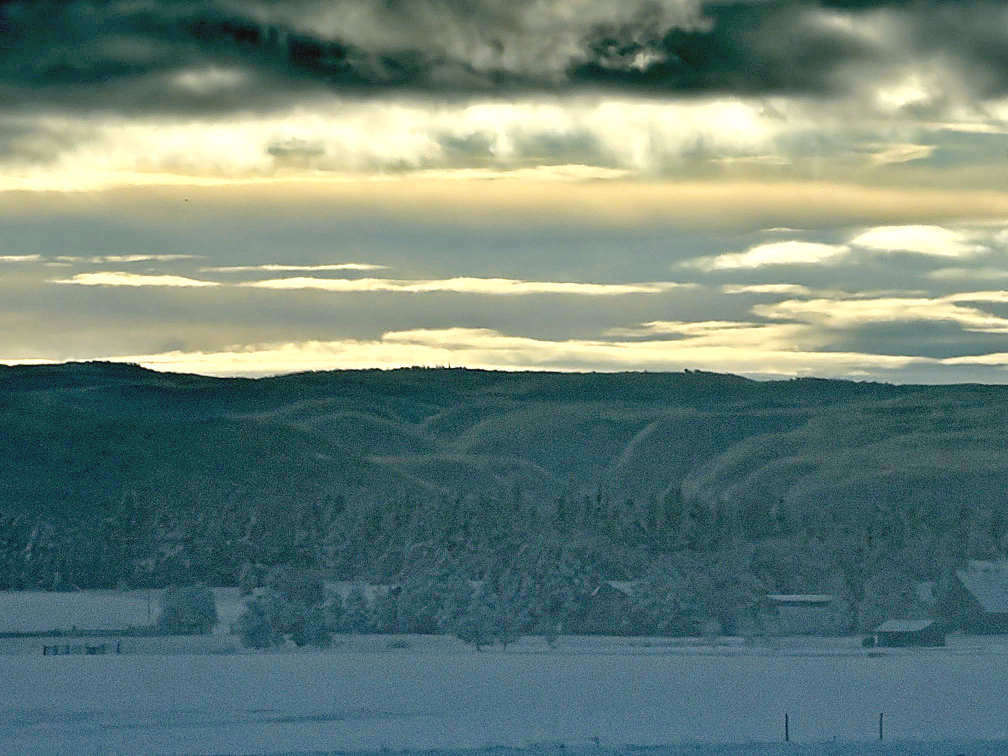
#> input picture source-photos/enhanced/IMG_6542.jpg, 2016 x 1512 px, given in place of a7086ccb-image.jpg, which was not available (shown at 1/2 size)
$ python enhance.py
#> lines starting #> are read from the running program, lines starting #| are printed output that depends on the picture
import numpy as np
from PIL import Image, ImageFilter, ImageEnhance
S='/tmp/claude-0/-home-user/35f3b3df-cdc4-5031-b9e3-0b040b98a261/scratchpad/enh/'
U='/root/.claude/uploads/35f3b3df-cdc4-5031-b9e3-0b040b98a261/'

def box(a,r):
    # mean filter with radius r via cumulative sums (edge-padded)
    k=2*r+1
    p=np.pad(a,((r,r),(r,r))+((0,0),)*(a.ndim-2),mode='edge')
    c=np.cumsum(np.cumsum(p,0),1)
    c=np.pad(c,((1,0),(1,0))+((0,0),)*(a.ndim-2))
    s=c[k:,k:]-c[:-k,k:]-c[k:,:-k]+c[:-k,:-k]
    return s/(k*k)

def minfilter(a,r):
    k=2*r+1
    p=np.pad(a,r,mode='edge')
    from numpy.lib.stride_tricks import sliding_window_view as sw
    return sw(p,(k,k)).min(axis=(2,3))

def guided(I,p,r,eps):
    mI=box(I,r); mp=box(p,r); cIp=box(I*p,r)-mI*mp; vI=box(I*I,r)-mI*mI
    a=cIp/(vI+eps); b=mp-a*mI
    return box(a,r)*I+box(b,r)

def dehaze(img,omega=0.75,t0=0.35,patch=7):
    h,w,_=img.shape
    sm=np.asarray(Image.fromarray((img*255).astype(np.uint8)).resize((w//4,h//4),Image.BILINEAR),dtype=np.float32)/255
    dark=minfilter(sm.min(2),patch)
    n=max(1,int(dark.size*0.001)); idx=np.argsort(dark.ravel())[-n:]
    A=sm.reshape(-1,3)[idx].mean(0); A=np.clip(A,0.5,0.97)
    t=1-omega*minfilter((sm/A).min(2),patch)
    gray=sm.mean(2)
    t=guided(gray,t,12,1e-3)
    t=np.asarray(Image.fromarray(t.astype(np.float32)).resize((w,h),Image.BICUBIC))
    t=np.clip(t,t0,1)[...,None]
    return np.clip((img-A)/t+A,0,1)

def enhance(src,out,omega=0.75,gamma=0.88,sat=1.25,clarity=0.55,sharp=(1.6,140,2),wb=0.6,lo=0.4,hi=99.6):
#> called with src = 'a7086ccb-image.jpg', out = 'IMG_6543.jpg', omega = 0.75, gamma = 0.88, sat = 1.25, clarity = 0.55, sharp = (1.6, 140, 2), wb = 0.6
    im=np.asarray(Image.open(U+src).convert('RGB'),dtype=np.float32)/255
    im=dehaze(im,omega=omega)
#> in minfilter, `return sw(p,(k,k)).min(axis=(2,3))`:
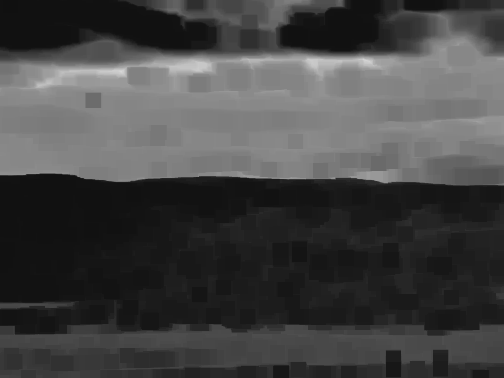
#> returned value: shape (378, 504) float32; min 0.0627, max 0.843, mean 0.268
#> in dehaze, `idx = np.argsort(dark.ravel())[-n:]`: idx = 190 values, max 36915 at index 136, min 30044 at index 119, mean 33366.3
#> in dehaze, `A = sm.reshape(-1, 3)[idx].mean(0)`: A = [0.999, 0.998, 0.896]
#> in dehaze, `A = np.clip(A, 0.5, 0.97)`: A = [0.97, 0.97, 0.896]
#> in guided, `cIp = box(I * p, r) - mI * mp`:
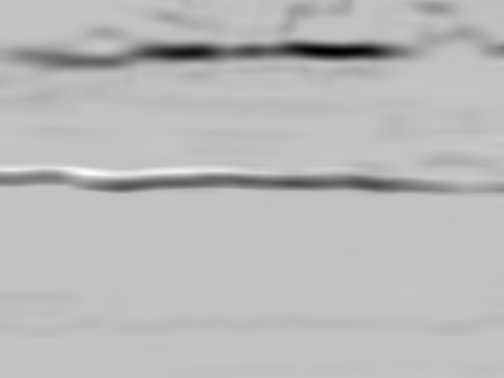
#> cIp: shape (378, 504) float32; min -0.061, max 0.019, mean -0.00266; drawn with min black and max white
#> in guided, `vI = box(I * I, r) - mI * mI`:
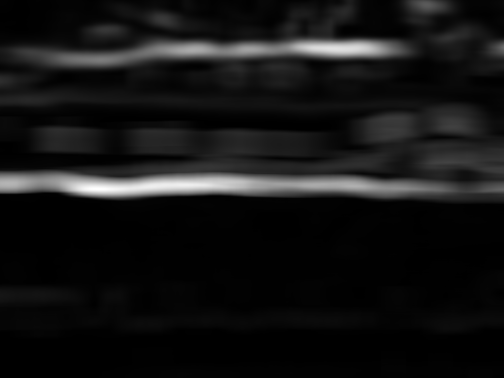
#> vI: shape (378, 504) float32; min -6.9e-06, max 0.132, mean 0.0107; drawn with min black and max white
#> in guided, `a = cIp / (vI + eps)`:
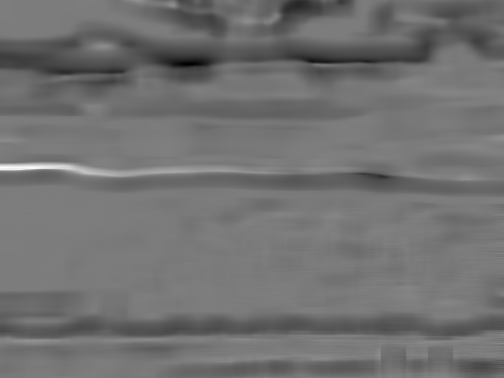
#> a: shape (378, 504) float32; min -1.55, max 1.61, mean -0.141; drawn with min black and max white
#> in box (call 5), `c=np.cumsum(np.cumsum(p,0),1)`:
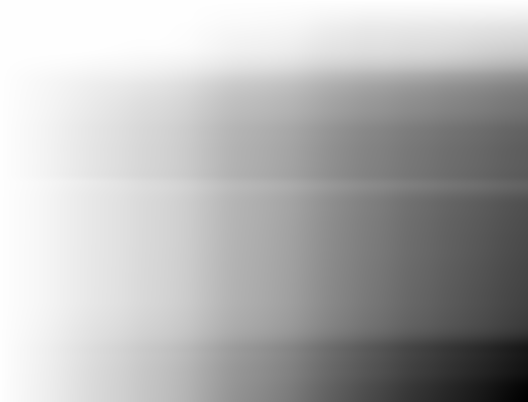
#> c: shape (402, 528) float32; min -29642.8, max 28.15, mean -8796.4; drawn with min black and max white
#> in box (call 5), `s=c[k:,k:]-c[:-k,k:]-c[k:,:-k]+c[:-k,:-k]`:
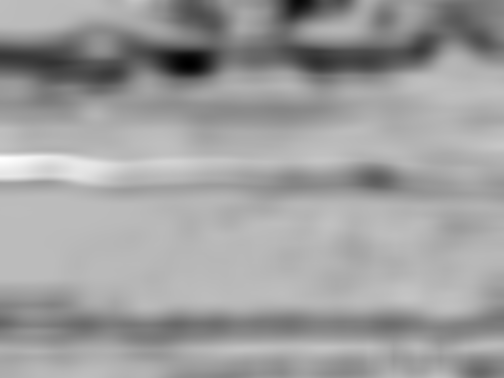
#> s: shape (378, 504) float32; min -570.1, max 203.6, mean -87.5; drawn with min black and max white
#> in box (call 6), `k=2*r+1`: k = 25
#> in box (call 6), `s=c[k:,k:]-c[:-k,k:]-c[k:,:-k]+c[:-k,:-k]`:
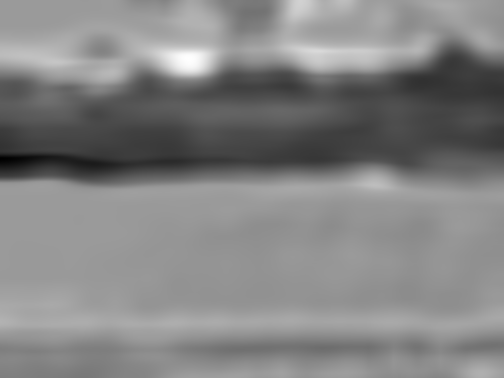
#> s: shape (378, 504) float32; min 223.8, max 833.8, mean 537.7; drawn with min black and max white
    # partial gray-world white balance to remove the green/teal cast
    m=im.reshape(-1,3).mean(0); g=m.mean(); gain=(g/m)**wb; im=np.clip(im*gain,0,1)
#> after `m = im.reshape(-1, 3).mean(0)`: m = [0.313, 0.407, 0.367]
#> after `g = m.mean()`: g = 0.362
#> after `gain = (g / m) ** wb`: gain = [1.09, 0.933, 0.992]
    # levels stretch per overall luminance range
    lum=im.mean(2); a,b=np.percentile(lum,[lo,hi]); im=np.clip((im-a)/(b-a),0,1)
#> after `a, b = np.percentile(lum, [lo, hi])`: a = 0.0574; b = 0.955
    im=im**gamma
    img=Image.fromarray((im*255).astype(np.uint8))
    # local contrast ("clarity")
    L=np.asarray(img.convert('L'),dtype=np.float32)
    bl=np.asarray(img.convert('L').filter(ImageFilter.GaussianBlur(40)),dtype=np.float32)
    d=(L-bl)*clarity
    arr=np.asarray(img,dtype=np.float32)+d[...,None]
    img=Image.fromarray(np.clip(arr,0,255).astype(np.uint8))
    img=ImageEnhance.Color(img).enhance(sat)
    img=img.filter(ImageFilter.UnsharpMask(radius=sharp[2],percent=int(sharp[1]),threshold=2))
    img.save(S+out,quality=92,optimize=True,subsampling=0)
    return img

if __name__=='__main__':
    for src,out in [('a7086ccb-image.jpg','IMG_6543.jpg'),('df951a43-image.jpg','IMG_6542.jpg'),('2667e5ba-image.jpg','IMG_6544.jpg')]:
        enhance(src,out); print('done',out)
    # before/after contact sheet
    rows=[]
    for src,out in [('a7086ccb-image.jpg','IMG_6543.jpg'),('df951a43-image.jpg','IMG_6542.jpg'),('2667e5ba-image.jpg','IMG_6544.jpg')]:
        a=Image.open(U+src).convert('RGB'); b=Image.open(S+out).convert('RGB')
        h=480; a=a.resize((round(a.width*h/a.height),h)); b=b.resize((round(b.width*h/b.height),h)); rows.append((a,b))
    W=max(a.width+b.width for a,b in rows)+30; H=sum(a.height for a,_ in rows)+10*len(rows)
#> after `W = max((a.width + b.width for a, b in rows)) + 30`: W = 1310
#> after `H = sum((a.height for a, _ in rows)) + 10 * len(rows)`: H = 1470
    sheet=Image.new('RGB',(W,H),'white'); y=0
    for a,b in rows: sheet.paste(a,(0,y)); sheet.paste(b,(a.width+30,y)); y+=a.height+10
#> this loop made 3 passes
#> y on passes 1 to 3: 490, 980, 1470
#> after the loop, y = 1470
    sheet.save(S+'before_after.jpg',quality=85)
